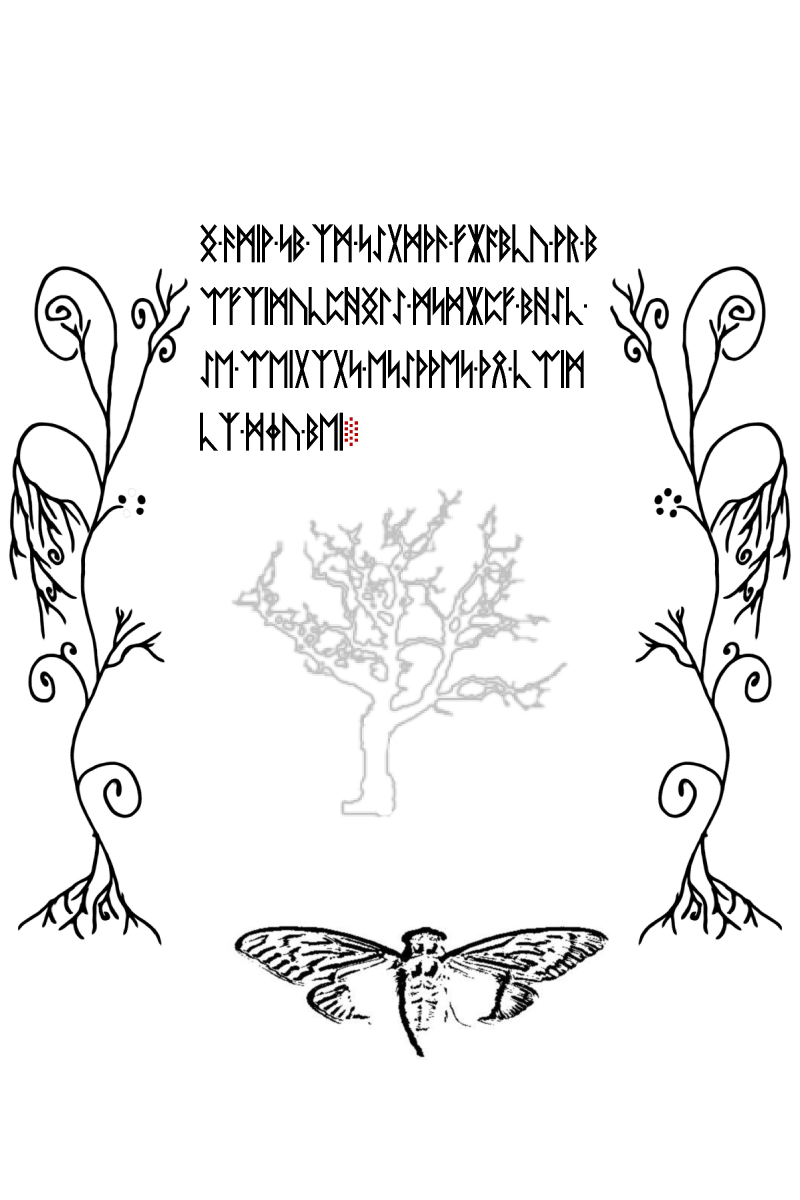
#> input picture resources/liber-primus/72.jpg, 2400 x 3600 px (shown at 1/3 size)
$ python lp2_p32_p55_tree_branch_program_topology_gate.py
#> lines starting #> are read from the running program, lines starting #| are printed output that depends on the picture; after the words box and inside, x2 and y2 are one past the last pixel; in counts of white or black regions, pixels touching at a corner belong together
"""Original p55 raster topology is not a uniquely readable branch-order key.

Run with Python 3, NumPy, Pillow, OpenCV, SciPy, scikit-image.
The crop, source SHA and image-size constraint are fixed independently of any
ciphertext or English-score result. This is an original-image graph gate.
"""
from __future__ import annotations

from hashlib import sha256
from pathlib import Path

import cv2
import numpy as np
from PIL import Image
from scipy.ndimage import binary_fill_holes, convolve
from skimage.measure import euler_number
from skimage.morphology import skeletonize

REPO_ROOT = Path(__file__).resolve().parents[1]
IMAGE_PATH = REPO_ROOT / "resources" / "liber-primus" / "72.jpg"
EXPECTED_SHA256 = "a80191592add93a86ed3868f9e4e6ba3944ec20c9ffccc7d3e221b461344beba"


def extract_main_lines(grayscale: np.ndarray, threshold: int) -> np.ndarray:
    """Remove isolated dot specks smaller than 32 pixels, using 8-connectivity."""
    ink = (grayscale < threshold).astype(np.uint8)
    number, labels, stats, _centroids = cv2.connectedComponentsWithStats(ink, 8)
    selected = np.zeros(number, dtype=bool)
    selected[1:] = stats[1:, cv2.CC_STAT_AREA] >= 32
    return selected[labels]


def topology(mask: np.ndarray) -> tuple[int, int, int]:
    """Connected component, foreground loop and 8-neighbor skeleton-end counts."""
    connected = cv2.connectedComponents(mask.astype(np.uint8), 8)[0] - 1
    holes = connected - euler_number(mask, connectivity=2)
    skel = skeletonize(mask)
    neighbors = convolve(skel.astype(np.uint8), np.ones((3, 3), dtype=np.uint8), mode="constant")
    neighbors = neighbors - skel.astype(np.uint8)
    endpoints = int(np.count_nonzero(skel & (neighbors == 1)))
    return int(connected), int(holes), endpoints


def main() -> None:
    raw = IMAGE_PATH.read_bytes()
    assert sha256(raw).hexdigest() == EXPECTED_SHA256
    raster = np.asarray(Image.open(IMAGE_PATH).convert("L"), dtype=np.uint8)
    assert raster.shape == (3600, 2400)
    crop = raster[1430:2509, 625:1734]
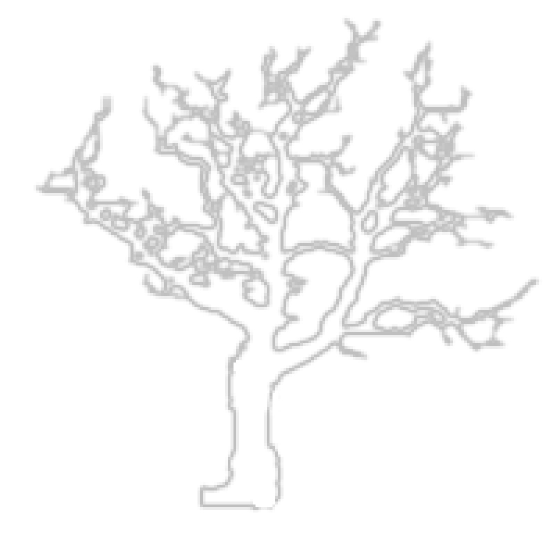
#> crop: shape (1079, 1109) (shown at 1/2 size); min 184, max 255, mean 247.4
    reduced = cv2.resize(crop, (440, 440), interpolation=cv2.INTER_AREA)
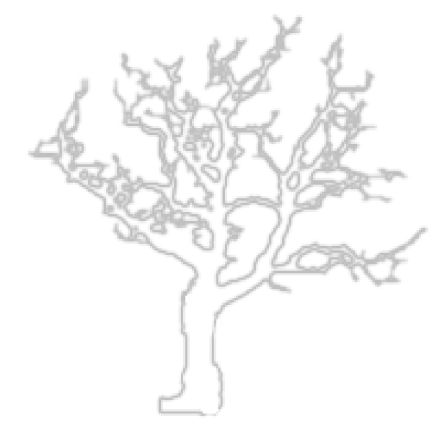
#> reduced: shape (440, 440); min 190, max 255, mean 247.4
    values: list[tuple[int, int, int, int, int]] = []
    for threshold in (210, 225):
        outline = extract_main_lines(reduced, threshold)
        c, h, e = topology(outline)
        _fc, _fh, fe = topology(binary_fill_holes(outline))
        print(f"Original p55 72.jpg threshold={threshold}: components={c}, "
              f"unfilled-holes={h}, outline-endpoints={e}, "
              f"filled-branch-endpoints={fe}")
        values.append((threshold, c, h, e, fe))
#> this loop made 2 passes
#> (number in extract_main_lines, c, h, e, fe) on passes 1 to 2: (12, 7, 86, 127, 153), (5, 3, 98, 104, 122)
#| Original p55 72.jpg threshold=210: components=7, unfilled-holes=86, outline-endpoints=127, filled-branch-endpoints=153
#| Original p55 72.jpg threshold=225: components=3, unfilled-holes=98, outline-endpoints=104, filled-branch-endpoints=122
#> pass 1, in extract_main_lines, `ink = (grayscale < threshold).astype(np.uint8)`:
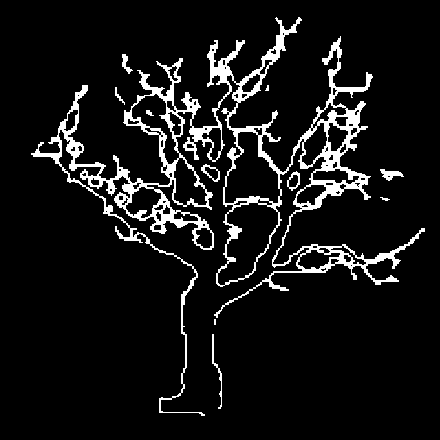
#> ink: shape (440, 440); values 0 (black) and 1 (white), 8.3% white; 11 white regions (2 under 20 px), largest, box (x1, y1, x2, y2) and area: (31, 17, 425, 416) 15278, (212, 334, 222, 409) 147, (380, 169, 404, 181) 142
#> pass 1, in extract_main_lines, `number, labels, stats, _centroids = cv2.connectedComponentsWithStats(i..`:
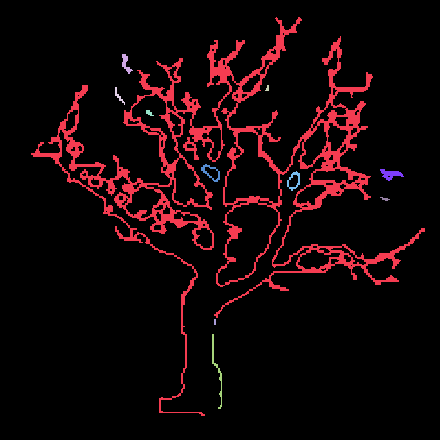
#> labels: shape (440, 440) int32; 12 distinct labels, from 0 to 11; one colour per label, 0 black
#> pass 1, in topology, `skel = skeletonize(mask)`:
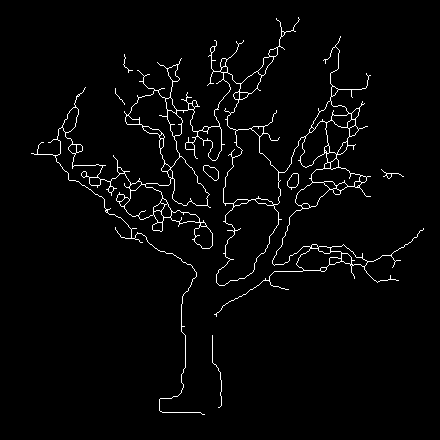
#> skel: shape (440, 440) bool; 2.6% white in thin lines or dots, all inside (x1, y1, x2, y2) = (31, 17, 424, 415)
#> after the loop:
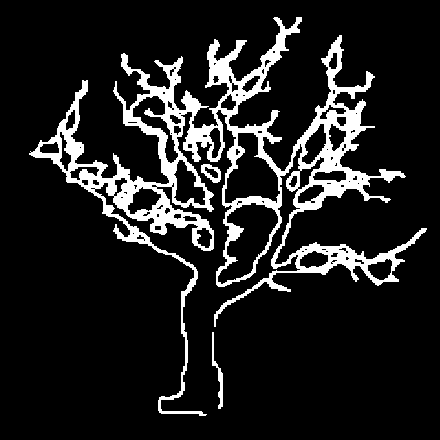
#> outline: shape (440, 440) bool; 12.2% white; 3 white regions, box (x1, y1, x2, y2) and area: (29, 17, 427, 416) 23211, (212, 332, 223, 409) 246, (201, 164, 221, 183) 187
#> after the loop, values = [(210, 7, 86, 127, 153), (225, 3, 98, 104, 122)]
    assert values[0][2] >= 50 and values[1][2] >= 50
    assert values[0][3] != values[1][3]
    assert values[0][4] != values[1][4]
    print("PASS: one source original has multiple incompatible unmarked graph readings")


if __name__ == "__main__":
    main()
